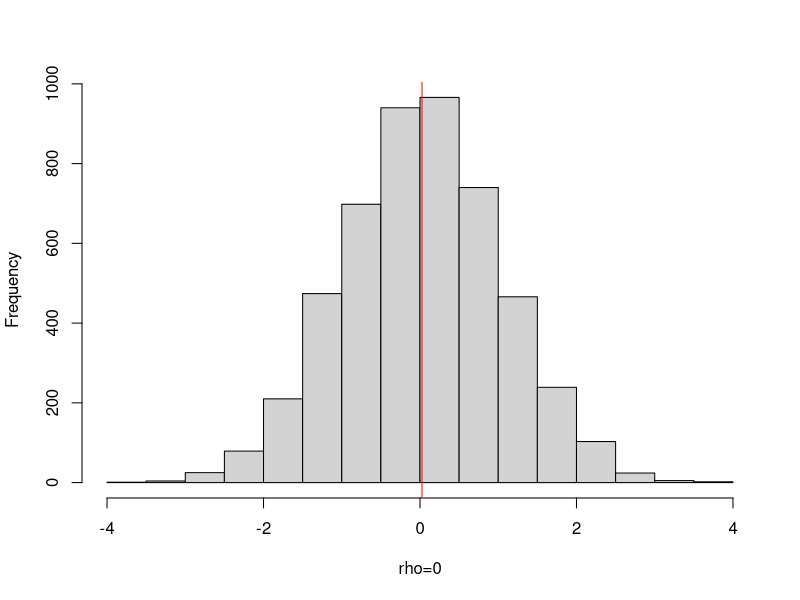
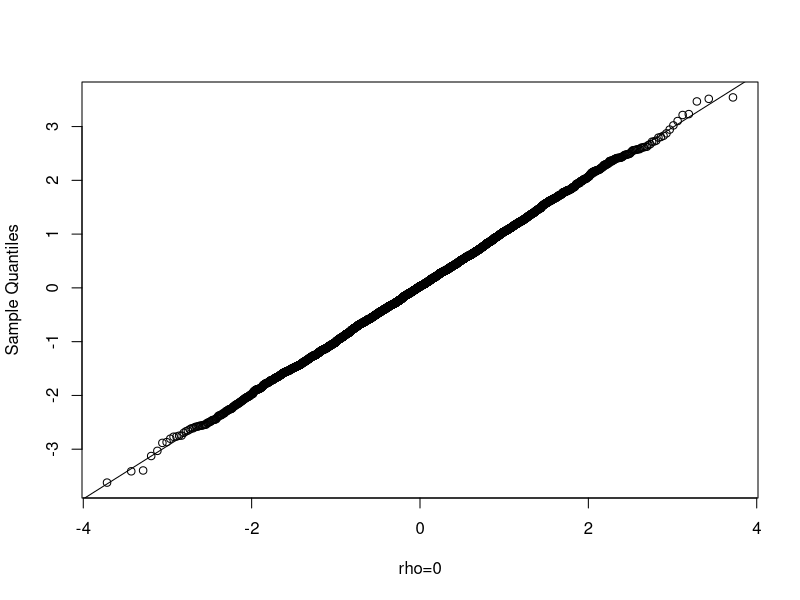
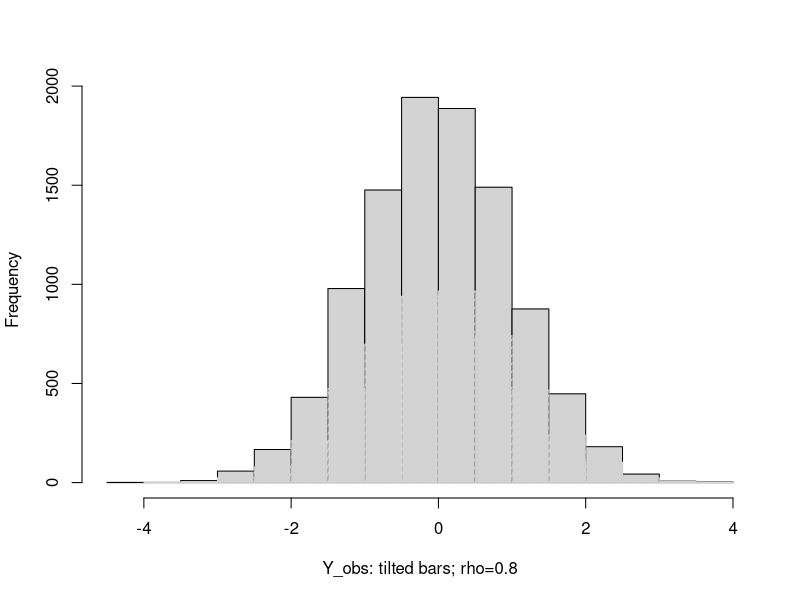

These figures' R source, in order:
# Example 13.3

# selection model simulation
# library(car);
library(mvtnorm);
library(MASS);

# set the random seed;
set.seed(197789);

rowobs=10000;
mu_y=0;
mu_x=0;
sigma2_y=1;

# correlation coefficient in the Heckman model;
rho=0;
# rho=0.2;
# rho=0.4
# rho=0.6
# rho=0.8;

Cov_matrix=matrix(c(sigma2_y, sqrt(sigma2_y)*rho, sqrt(sigma2_y)*rho,1), nrow=2, ncol=2);
mu=c(mu_y, mu_x);

# generate complete data from a bivariate normal distribution;
data=mvrnorm(n = rowobs, mu=mu, Sigma=Cov_matrix);

# extract data;
y=data[,1];

x=data[,2];

# observed values;
y_obs=y[x>0];
obs_no=length(y_obs);

# Fig. 13.1 1st row;
hist(y_obs, xlab="rho=0", main="");
abline(v=mean(y_obs), col="red");
qqnorm(y_obs, xlab="rho=0", main="");
qqline(y_obs);

# Fig. 13.1 2nd row;
# hist(y_obs, xlab="rho=0.2", main="");
# abline(v=mean(y_obs), col="red");
# qqnorm(y_obs, xlab="rho=0.2", main="");
# qqline(y_obs);

# Fig. 13.1 3rd row;
# hist(y_obs, xlab="rho=0.4", main="");
# abline(v=mean(y_obs), col="red");
# qqnorm(y_obs, xlab="rho=0.4", main="");
# qqline(y_obs);

# Fig. 13.1 4th row;
# hist(y_obs, xlab="rho=0.6", main="");
# abline(v=mean(y_obs), col="red");
# qqnorm(y_obs, xlab="rho=0.6", main="");
# qqline(y_obs);

# Fig. 13.1 5th row;
# hist(y_obs, xlab="rho=0.8", main="");
# abline(v=mean(y_obs), col="red");
# qqnorm(y_obs, xlab="rho=0.8", main="");
# qqline(y_obs);


# Fig. 13.4

# choose rho=0.8
hist(y, main="", xlab="Y_obs: tilted bars; rho=0.8")
hist(y_obs, add=T, density=25, angle=60 )

